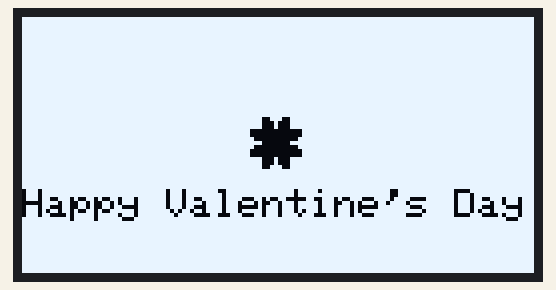
The sketch below on a simulated Arduino Uno, built with avr-gcc and run on an emulated ATmega328P. Parts: 128×64 one-colour display.

Above: at 0.1 s.

The sketch:

e-valentine.ino
```cpp
/**************************************************************************
YouTube channel about programming.
https://www.youtube.com/@Xsarzy
 **************************************************************************/

#include <Wire.h>
#include <Adafruit_GFX.h>
#include <Adafruit_SSD1306.h>
#include <time.h>
#include <string.h>


#define SCREEN_WIDTH 128 // OLED display width, in pixels
#define SCREEN_HEIGHT 64 // OLED display height, in pixels

// Declaration for an SSD1306 display connected to I2C (SDA, SCL pins)
#define OLED_RESET     4 // Reset pin # (or -1 if sharing Arduino reset pin)
Adafruit_SSD1306 display(SCREEN_WIDTH, SCREEN_HEIGHT, &Wire, OLED_RESET);

//images
static const unsigned char PROGMEM logo_bmp[] =
{
	0x00, 0x00, 0x0c, 0x60, 0x0e, 0xe0, 0x0e, 0xe0, 0x7f, 0xfc, 0x7f, 0xfc, 0x3f, 0xf8, 0x0f, 0xe0,
	0x3f, 0xf8, 0x7f, 0xfc, 0x7f, 0xfc, 0x0e, 0xe0, 0x0e, 0xe0, 0x0c, 0x60, 0x00, 0x00, 0x00, 0x00
};

static const unsigned char PROGMEM main_bmp[] =
{
	0xff, 0xff, 0xff, 0xff, 0xc1, 0x83, 0x8c, 0x31, 0x1c, 0x78, 0x00, 0x00, 0x00, 0x00, 0x80, 0x00,
	0x80, 0x01, 0xc0, 0x01, 0xc0, 0x03, 0xe0, 0x07, 0xf8, 0x0f, 0xfc, 0x3f, 0xff, 0x7f, 0xff, 0xff
};


#define LOGO_HEIGHT   16
#define LOGO_WIDTH    16

void first(void) {
  display.drawBitmap((display.width()  - LOGO_WIDTH ) / 2, (display.height() - LOGO_HEIGHT) / 2, logo_bmp, LOGO_WIDTH, LOGO_HEIGHT, 1);
  display.setTextSize(0.8);
  display.setTextColor(SSD1306_WHITE);
  display.setCursor(0, LOGO_HEIGHT/2 + 35);
  display.println(F("Happy Valentine's Day"));
  display.display();
  return;
}


void second(){
  display.drawBitmap((display.width()  - LOGO_WIDTH ) / 2, (display.height() - LOGO_HEIGHT) / 2, main_bmp, LOGO_WIDTH, LOGO_HEIGHT, 1);
  display.setCursor(LOGO_WIDTH/2 + 20, LOGO_HEIGHT/2 + 35);
  display.println(F("I love you <3"));
  display.display();
}


//main

void setup()   {
  //Serial.begin(9600);

  if(!display.begin(SSD1306_SWITCHCAPVCC, 0x3C)) {
    Serial.println(F("SSD1306 allocation failed"));
    for(;;);
  }
  display.clearDisplay();
}


void loop(){
    display.invertDisplay(true);
    first();
    delay(3000);
    display.invertDisplay(false);
    display.clearDisplay();
    second();
    delay(3000);
    display.clearDisplay();
}
```
